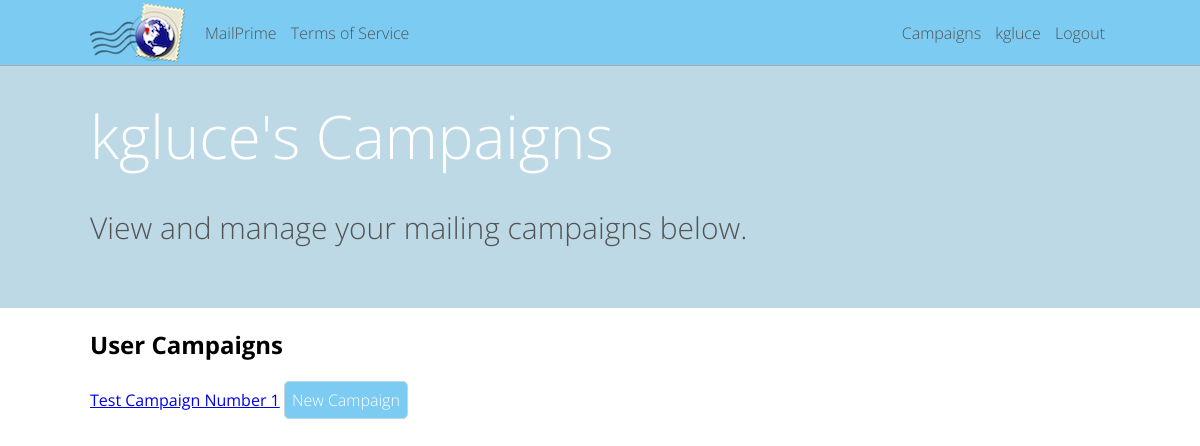
The app's page /kgluce/campaigns (signed in), older data.
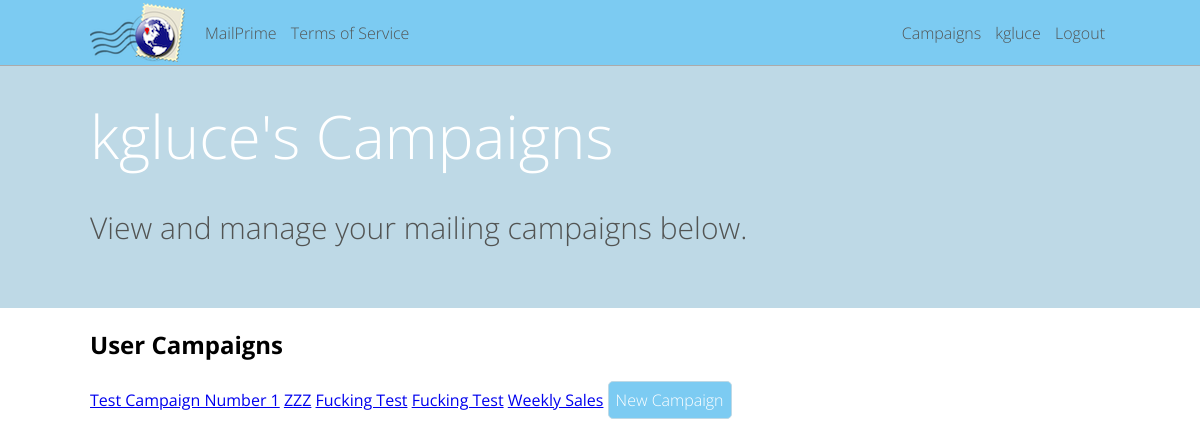
The same page, newer data.
### mailer/models.py (models this page shows, shortened)
class Campaign(models.Model):
	title = models.CharField(max_length=200)
	about = models.TextField()
	created_date = models.DateTimeField(auto_now_add=True, blank=True)
	active = models.BooleanField(default=True)
	user = models.ForeignKey(User)

### mailer/views.py (the view)
# urls.py: url(r'^(\w+)/campaigns$', views.user_campaigns, name='user_campaigns'),
def user_campaigns(request, param_username):
	page_vars = { "page_title": request.user.username + '\'s campaigns' }
	if current_user(request) and param_username == request.user.username:
		user_campaigns = Campaign.objects.filter(user = request.user)
		page_vars['campaigns'] = user_campaigns
		return render(request, 'user_campaigns.html', page_vars)
	else:
		raise Http404

### mailer/lib.py (called while the page is built)
def current_user(request):
	if request.user.is_authenticated():
		return True
	else:
		return False

### mailer/templates/user_campaigns.html
{% extends "_base.html" %}
{% block content %}
<h2>User Campaigns</h2>
{% for campaign in campaigns %}
	<a href="/{{ user.username }}/campaign-{{ campaign.pk }}">{{ campaign.title }}</a>
{% endfor %}
<a class="button_main" href="/{{ user.username }}/campaigns/new">New Campaign</a>
{% endblock %}
{% block header %}
<h5 id="header_title">{{ user.username }}'s Campaigns</h5>
<p id="header_desc">View and manage your mailing campaigns below.</p>
{% endblock header %}

Row changes from the older to the newer data that the page shows:
added Campaign: title "ZZZ"
added Campaign: title "Fucking Test"
added Campaign: title "Fucking Test"
added Campaign: title "Weekly Sales"
